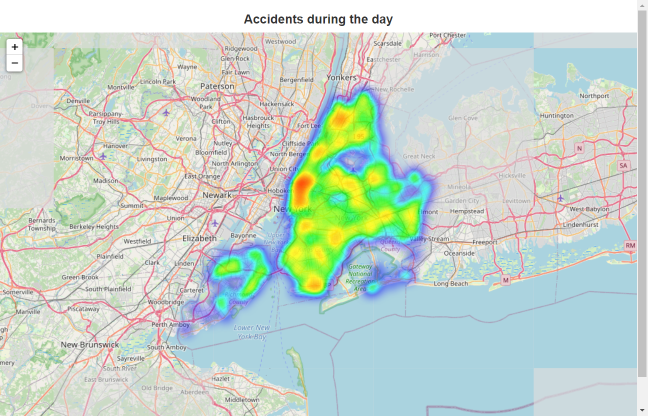
#> input picture maps/0_heatmap.png, 1295 x 832 px (shown at 1/2 size); its folder holds 5 pictures in this run
$ jupyter execute --allow-errors pedestrian-heatmap.ipynb   (older library calls are emulated)
#> lines starting #> are read from the running program, lines starting #| are printed output that depends on the picture
[cell 1]
import pandas as pd
import numpy as np
from datetime import datetime
import time

import folium
from folium.plugins import HeatMap
from IPython.display import IFrame

import os
import time
from selenium import webdriver
from PIL import Image
import glob
#40.66, -73.95

#> (a cell that did not finish here is left out)

#> (a cell that did not finish here is left out)

[cell 4]
def embed_map(map, filename):
    map.save(filename)
    return IFrame(filename, width='100%', height='500px')

#> (a cell that did not finish here is left out)

#> (a cell that did not finish here is left out)

[cell 7]
def png_to_gif(path_to_images, save_file_path, duration=1000):
#> called with path_to_images = './maps/*.png', save_file_path = './maps/pedestrian_heatmap.gif', duration = 500
    frames = []
    images = glob.glob(f'{path_to_images}')
    for i in sorted(images):
        im = Image.open(i)
#> im is the input picture: PIL image 1295x832 RGBA; mean R, G, B, A 198.7, 213.7, 204.3, 255
        im = im.resize((550,389),Image.ANTIALIAS)
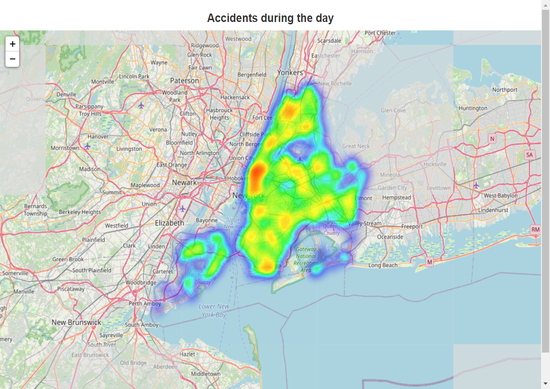
#> im: PIL image 550x389 RGBA; mean R, G, B, A 198.7, 213.6, 204.3, 255
        frames.append(im.copy())
#> pass 2 of the loop in png_to_gif, `for i in sorted(images):`:
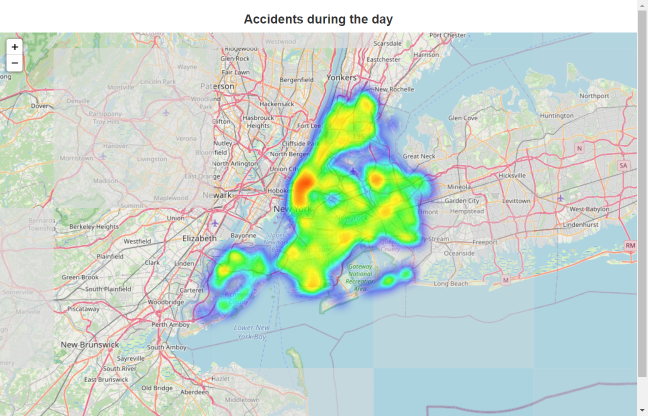
#> input picture maps/10_heatmap.png, 1295 x 832 px (shown at 1/2 size)
#> in png_to_gif, im is the input picture: PIL image 1295x832 RGBA; mean R, G, B, A 199.6, 214.4, 205.1, 255
#> in png_to_gif, `im = im.resize((550,389),Image.ANTIALIAS)`:
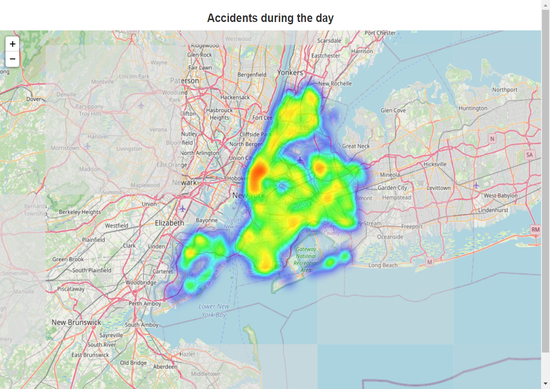
#> im: PIL image 550x389 RGBA; mean R, G, B, A 199.5, 214.4, 205.1, 255
#> pass 3 of the loop in png_to_gif, `for i in sorted(images):`:
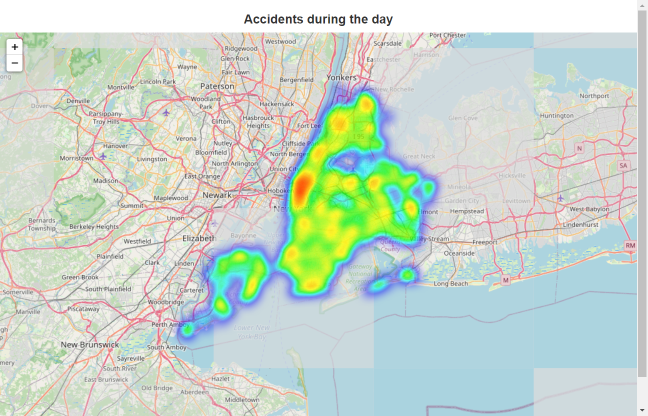
#> input picture maps/11_heatmap.png, 1295 x 832 px (shown at 1/2 size)
#> in png_to_gif, im is the input picture: PIL image 1295x832 RGBA; mean R, G, B, A 200.7, 214.9, 203.9, 255
#> in png_to_gif, `im = im.resize((550,389),Image.ANTIALIAS)`:
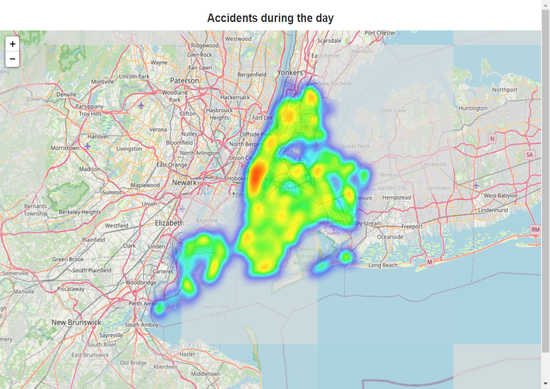
#> im: PIL image 550x389 RGBA; mean R, G, B, A 200.7, 214.9, 203.8, 255
#> the loop made 4 passes; the first 3 are shown
    frames[0].save(f'{save_file_path}', format='GIF', append_images=frames[1:], save_all=True,
                   duration=duration, loop=0)
